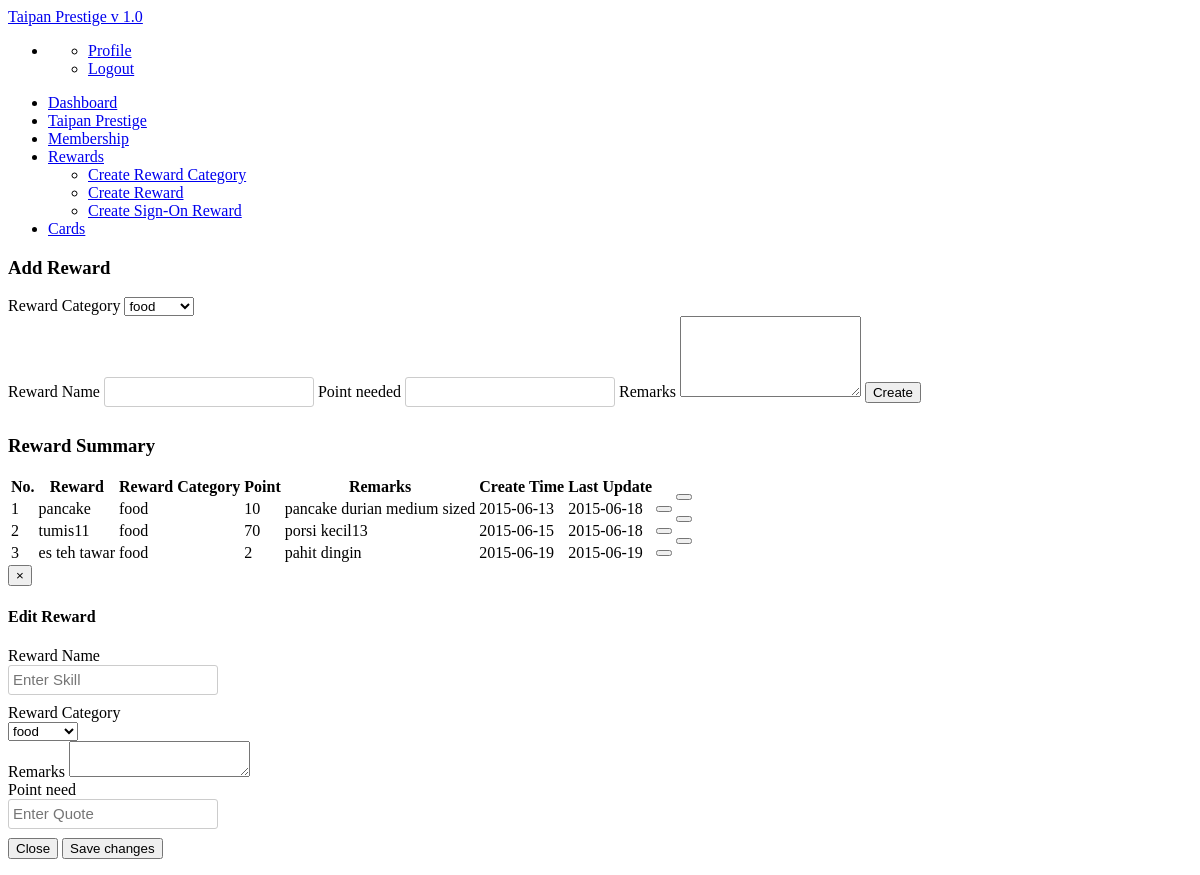
/reward/rewardmain.php, run on the app's committed database.
### tables this page shows
CREATE TABLE IF NOT EXISTS `reward` (
`no` int(11) NOT NULL,
  `reward` varchar(255) NOT NULL,
  `r_category` varchar(255) NOT NULL,
  `point_used` int(11) NOT NULL,
  `remarks` text NOT NULL,
  `status` int(11) NOT NULL,
  `create_time` date NOT NULL,
  `last_update` date NOT NULL
);

### reward/rewardmain.php (the view, shortened to what this page needs)
<?php
echo '
<head>
<style>
input{
  display: inline-block;
  width: 210px;
  height: 30px;
  padding: 4px;
  margin-bottom: 9px;
  font-size: 15px;
  line-height: 18px;
  color: #555555;
  border: 1px solid #cccccc;
  -webkit-border-radius: 3px;
  -moz-border-radius: 3px;
  border-radius: 3px;
}
table.dataTable tbody td{padding:1px 1px}
</style>
</head>';
include "nav.php";
echo '
<div class="container">
<div class="row">
<div class="span3">
<div class="widget">
            <div class="widget-header"><i class="icon-gift"></i>
              <h3>Add Reward</h3>
            </div>
            <div class="widget-content">
  <form action="" method="post">
  Reward Category
  <select name="cat">
  '; ?>
  <?php
    $getcat = mysql_query("SELECT * FROM reward_category WHERE status='1'");
    $rowcat = mysql_num_rows($getcat);
    for ($cat=0;$cat<$rowcat;$cat++){
     $getnamecat = mysql_result($getcat,$cat, 'r_category');
       echo '<option value="'.$getnamecat.'">'.$getnamecat.'</option>';
    }
  echo '
     </select><br>
     Reward Name
  <input type="text" class="form-control" aria-label="Card id" id="name" name="name">
  Point needed
  <input type="text" class="form-control" aria-label="point" id="point" name="point">
  Remarks
   <textarea class="form-control" rows="5" id="remarks" name="remarks"></textarea>
  <button class="btn btn-primary btn-large" type="submit" name="submit">Create</button>
</form>
</div>
        </p>
      </div>
      </div>
      <div class="span9">
          <div class="widget">
            <div class="widget-header"> <i class="icon-bookmark"></i>
              <h3>Reward Summary</h3>
            </div>
            <div class="widget-content">
<table id="myTable" class="table table-striped">
        <thead>
          <tr  height="3">
            <th class="dt-center" >No.</th>
            <th class="dt-center">Reward</th>
            <th class="dt-center">Reward Category</th>
            <th class="dt-center">Point</th>
            <th class="dt-center">Remarks</th>
            <th class="dt-center">Create Time</th>
            <th class="dt-center">Last Update</th>
            <th width="5"></th>
            <th width="5"></th>
          </tr>
        </thead>
        <tbody>';
$countrew=mysql_query("SELECT * FROM reward WHERE status='1'");
$countrewrow=mysql_num_rows($countrew);
for ($c=0;$c<$countrewrow;$c++){
    while($x<=$c){
      $x++;
    }
  $rno = mysql_result($countrew, $c,'no');
  $rewname = mysql_result($countrew,$c, 'reward');
  $rewcat = mysql_result($countrew,$c, 'r_category');
  $rewpoint = mysql_result($countrew,$c, 'point_used');
  $rewremarks = mysql_result($countrew,$c,'remarks');
  $rewcreate = mysql_result($countrew,$c,'create_time');
  $rewupdate = mysql_result($countrew,$c,'last_update');
	echo "
	          <tr>
 <Td class='dt-center'>$x</td>
  <Td class='dt-center'>$rewname</td>
   <Td class='dt-center'>$rewcat</td>
      <Td class='dt-center'>$rewpoint</td>
         <Td class='dt-center'>$rewremarks</td>
            <Td class='dt-center'>$rewcreate</td>
               <Td class='dt-center'>$rewupdate</td>";
    echo '
    <td class="dt-center">
    <button class="btn btn-info edit_button" type="submit" name="submit" data-toggle="modal" data-target="#myModal" data-rno="'.$rno.'" data-rname="'.$rewname.'" data-rpoint="'.$rewpoint.'" data-rremarks="'.$rewremarks.'">
    <span style="font-size:1.5em;" class="icon-edit"></span></button></td>
    <td class="dt-center"><form action="" method="post" style="margin: -15px 0px -15px 0px;">
    	<input type="hidden" name="deleteItem" id="deleteItem" value="'.$catname.'" />
<button class="btn btn-danger" type="submit" name="submit" data-toggle="modal" data-target="#myModal"><span style="font-size:1.5em;" class="icon-trash"></span></button>
    </form>
    </td>
          </tr>  ';
}
echo '
        </tbody>
      </table>
      </div>
          </div>
        </div>
              </div></div>
    <div class="modal fade" id="myModal" tabindex="-1" role="dialog" aria-    labelledby="myModalLabel" aria-hidden="true">
      <div class="modal-dialog">
        <div class="modal-content">
          <div class="modal-header">
            <button type="button" class="close" data-dismiss="modal" aria-hidden="true">&times;</button>
            <h4 class="modal-title" id="myModalLabel">Edit Reward</h4>
      </div>
      <form method="post" action="">
          <div class="modal-body">
              <div class="form-group">
              Reward Name <br>
                <input class="form-control" name="rname" id="rname" placeholder="Enter Skill" required>
              </div>
              <div class="form-group">
              Reward Category<br>
 <select name="rcat">
  '; ?>
  <?php
    $getcat = mysql_query("SELECT * FROM reward_category WHERE status='1'");
    $rowcat = mysql_num_rows($getcat);
    for ($cat=0;$cat<$rowcat;$cat++){
     $getnamecat = mysql_result($getcat,$cat, 'r_category');
       echo '<option value="'.$getnamecat.'">'.$getnamecat.'</option>';
    }
  echo '
     </select>
              </div>
              <div class="form-group">
                  <label for="heading">Remarks</label>
                  <textarea  name="rremarks" id="rremarks"></textarea>
              </div>
              <div class="form-group">
              Point need<br>
                <input class="form-control " name="rpoint" id="rpoint" placeholder="Enter Quote" required>
              </div>
              <div class="form-group">
                <input type="hidden" class="form-control " name="rno" id="rno" >
              </div>
          </div>
          <div class="modal-footer">
            <button type="button" class="btn btn-default" data-dismiss="modal">Close</button>
            <button type="submit" class="btn btn-primary">Save changes</button>
          </div>
      </form>
    </div>
  </div>
    </div> ';
?>

### reward/rewardmain.php (style rules this page uses)
input { display: inline-block; width: 210px; height: 30px; padding: 4px; margin-bottom: 9px; font-size: 15px; line-height: 18px; color: #555555; border: 1px solid #cccccc; -webkit-border-radius: 3px; -moz-border-radius: 3px; border-radius: 3px; }

### data on the page
reward: x "1", reward "pancake", r_category "food", point_used "10", remarks "pancake durian medium sized", create_time "2015-06-13", last_update "2015-06-18"
reward: x "2", reward "tumis11", r_category "food", point_used "70", remarks "porsi kecil13", create_time "2015-06-15", last_update "2015-06-18"
reward: x "3", reward "es teh tawar", r_category "food", point_used "2", remarks "pahit dingin", create_time "2015-06-19", last_update "2015-06-19"

### other printed values
form field cat "food"
form field rcat "food"
